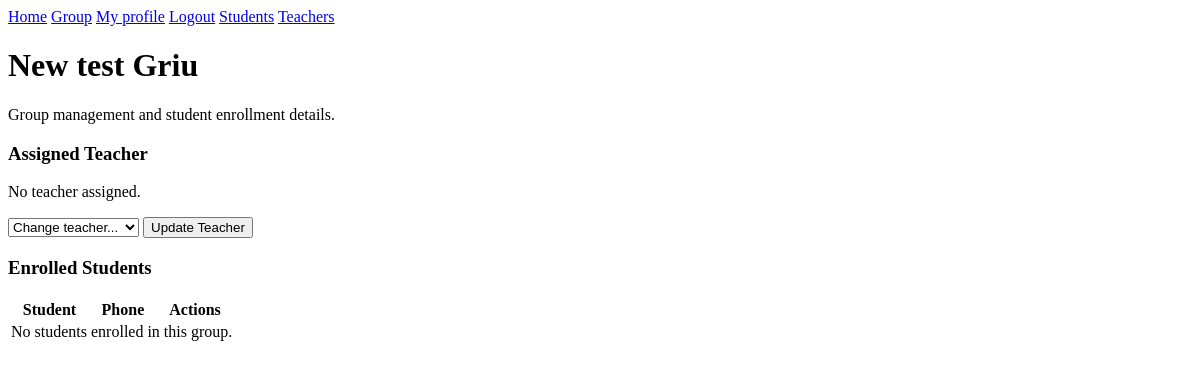
Page /manager/group-detail/2 (signed in) on the earlier database version.
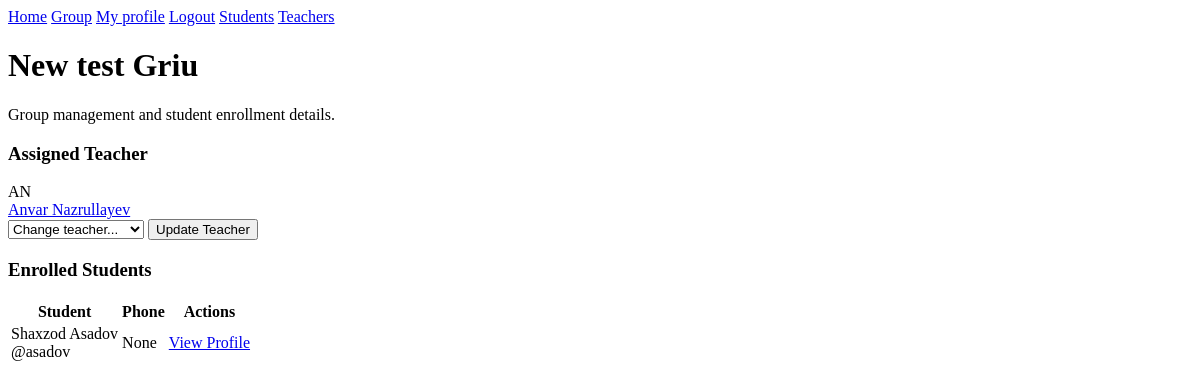
Same page on the later database version.
### manager/models.py (models this page shows, shortened)
class Group(models.Model):
    name = models.CharField(max_length=100)
    manager = models.ForeignKey(CustomUser, on_delete=models.SET_NULL, null=True, limit_choices_to={'role': 'MANAGER'})
    teacher = models.ForeignKey(CustomUser, on_delete=models.SET_NULL, null=True, limit_choices_to={'role': 'TEACHER'}, related_name='group_teacher')
    students = models.ManyToManyField(CustomUser,  limit_choices_to={'role': 'STUDENT'}, related_name='enrolled_groups')

### home/models.py (models this page shows)
class CustomUser(AbstractUser):
    ROLE_CHOICES = (
        ('MANAGER', 'Manager'),
        ('TEACHER', 'Teacher'),
        ('STUDENT', 'Student'),
    )
    role = models.CharField(max_length=10, choices=ROLE_CHOICES, default='STUDENT')
    phone_num = models.CharField(max_length=12, blank=True, null=True)
    profile_img = models.ImageField(upload_to='avtrs/', default='default_user.jpg', blank=True)

### manager/views.py (the view, shortened to what this page needs)
# urls.py: path('group-detail/<int:pk>', GroupDetailView.as_view(), name='mg-group-detail'),
class GroupDetailView(LoginRequiredMixin, View):
    def get(self, request, pk):
        access_check = is_manager(request)
        if access_check:
            return access_check
        group = get_object_or_404(Group, pk=pk)
        teachers = CustomUser.objects.filter(role='TEACHER')
        students = group.students.all()
        context = {
            'group': group,
            'students': students,
            'teachers': teachers
        }
        return render(request, 'manager/mg-group-detail.html', context)

### manager/views.py (called while the page is built)
def is_manager(request):
    if request.user.role != 'MANAGER':
        return redirect('no-access')
    return None

### templates/manager/mg-group-detail.html (shortened to what this page needs)
{% extends 'mg-base.html' %}
{% block content %}
<div class="mb-8">
    <h1 class="text-2xl font-bold text-white mb-2">{{ group.name }}</h1>
    <p class="text-slate-400">Group management and student enrollment details.</p>
</div>
<div class="grid grid-cols-1 lg:grid-cols-3 gap-6">
    <div class="lg:col-span-1 space-y-6">
        <div class="bg-slate-800 border border-slate-700 rounded-xl p-6">
            <h3 class="font-bold text-white mb-4">Assigned Teacher</h3>
            {% if group.teacher %}
                <div class="flex items-center gap-3 mb-6">
                    <div class="w-10 h-10 rounded-full bg-blue-600/20 flex items-center justify-center text-blue-400 font-bold">
                        {{ group.teacher.first_name|slice:":1" }}{{ group.teacher.last_name|slice:":1" }}
                    </div>
                    <a href="{% url 'mg-teacher-profile' group.teacher.username %}" class="text-blue-400 hover:text-blue-300 font-medium">
                        {{ group.teacher.first_name }} {{ group.teacher.last_name }}
                    </a>
                </div>
            {% else %}
                <p class="text-slate-500 italic mb-6">No teacher assigned.</p>
            {% endif %}
            <form method="POST" class="space-y-3">
                <select name="teacher" class="w-full bg-slate-900 border border-slate-700 rounded p-2 text-sm text-slate-200">
                    <option value="" disabled selected>Change teacher...</option>
                </select>
                <button type="submit" class="w-full bg-blue-600 hover:bg-blue-500 text-white py-2 rounded text-sm font-semibold">Update Teacher</button>
            </form>
        </div>
    </div>
    <div class="lg:col-span-2 bg-slate-800 border border-slate-700 rounded-xl overflow-hidden">
        <div class="px-6 py-4 border-b border-slate-700">
            <h3 class="font-bold text-white">Enrolled Students</h3>
        </div>
        <table class="w-full text-left text-sm text-slate-300">
            <thead class="bg-slate-900 text-slate-400 uppercase text-xs font-semibold">
                <tr>
                    <th class="px-6 py-4">Student</th>
                    <th class="px-6 py-4">Phone</th>
                    <th class="px-6 py-4 text-right">Actions</th>
                </tr>
            </thead>
            <tbody class="divide-y divide-slate-700">
                {% for student in students %}
                <tr class="hover:bg-slate-750 transition-colors">
                    <td class="px-6 py-4">
                        <div class="font-medium text-white">{{ student.first_name }} {{ student.last_name }}</div>
                        <div class="text-slate-500 text-xs">@{{ student.username }}</div>
                    </td>
                    <td class="px-6 py-4">{{ student.phone_num }}</td>
                    <td class="px-6 py-4 text-right">
                        <a href="{% url 'mg-student-profile' student.username %}" class="text-indigo-400 hover:text-indigo-300">View Profile</a>
                    </td>
                </tr>
                {% empty %}
                <tr>
                    <td colspan="3" class="py-10 text-center text-slate-500">No students enrolled in this group.</td>
                </tr>
                {% endfor %}
            </tbody>
        </table>
    </div>
</div>
{% endblock %}

Differences in the rows shown:
changed Group "New test Griu": teacher_id empty → 6 (drawn); teacher.first_name (not shown) → "A"; teacher.last_name (not shown) → "N"; teacher.first_name (not shown) → "Anvar"; teacher.last_name (not shown) → "Nazrullayev"
added CustomUser: first_name "Shaxzod", last_name "Asadov", username "asadov", phone_num "None"
Other differences:
text no longer shown: "No teacher assigned. No students enrolled in this group."
